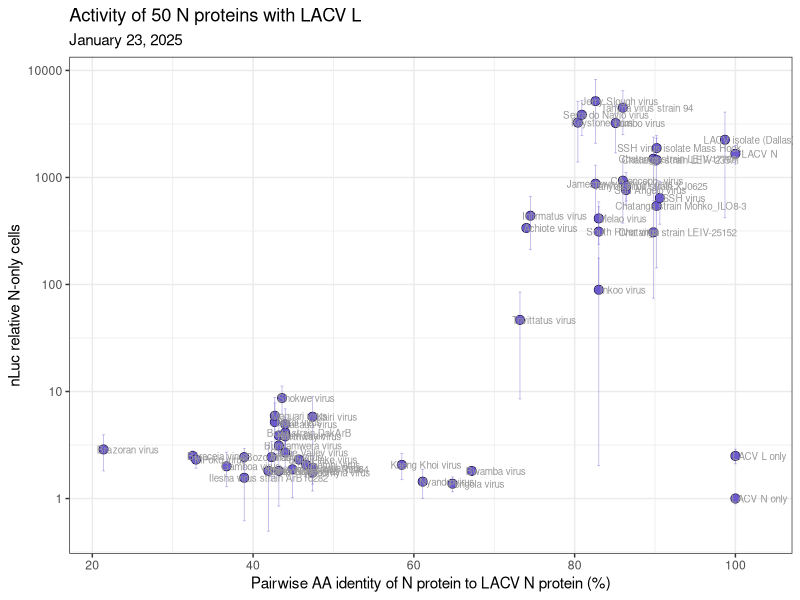
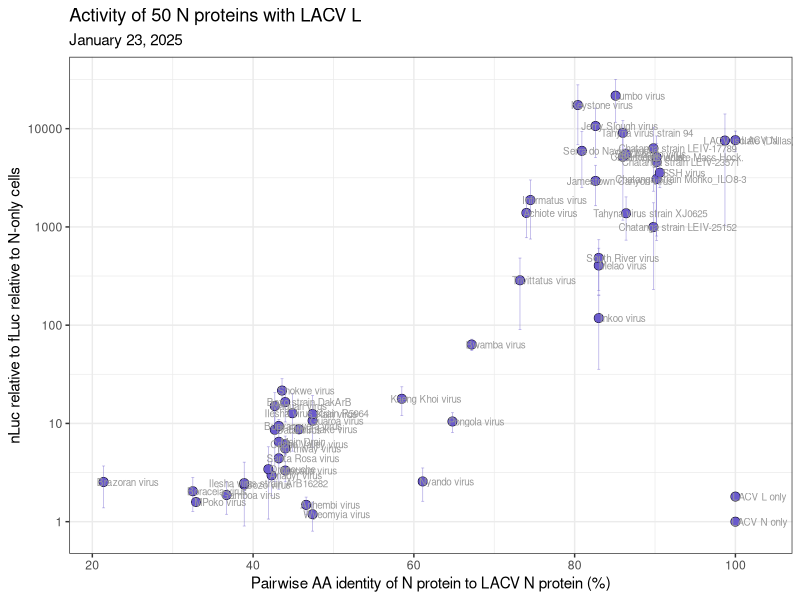
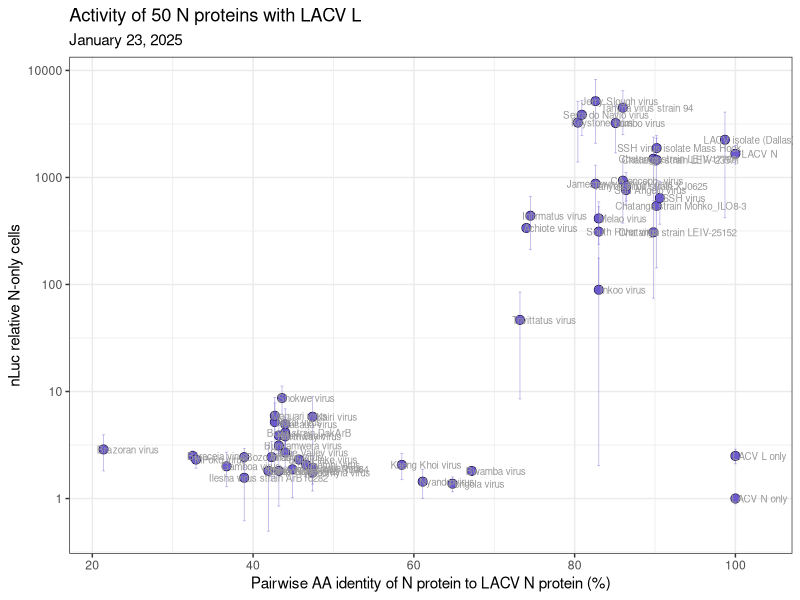
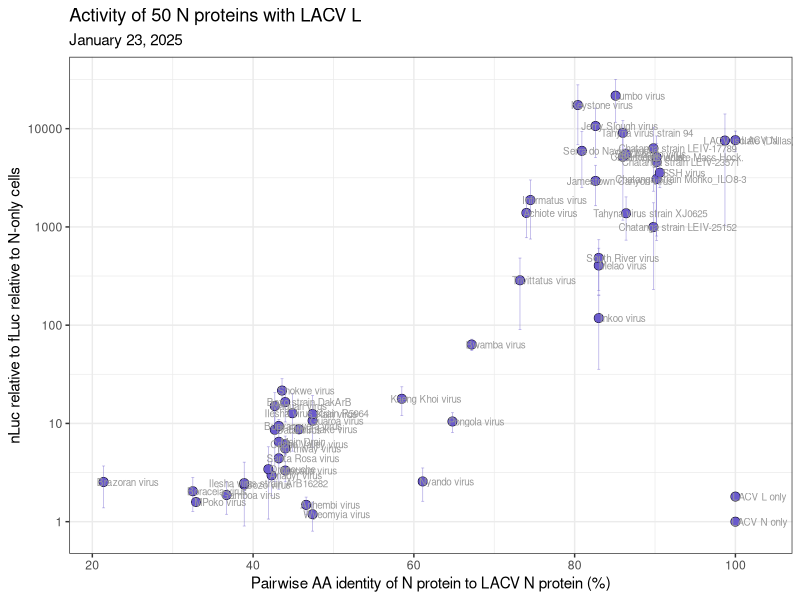

R code for these plots, in order:
library(tidyverse)
library(readxl)
library(patchwork)

df <- read_excel("./2025_01_24_LACV_50N_exp2_tidy.xlsx")

# remove L-only from the data frame and use N-only instead
# df <- df %>% 
#   filter(!(N == "LACV L only"))

# calculate nLuc / fLuc
df <- df %>% mutate(nLuc_rel_fLuc = nLuc / fLuc)

# calculate N-only nLuc
df$bg_nLuc          <- df %>% filter(N == "LACV N only") %>% summarize(bg_nLuc = mean(nLuc)) %>% pull(bg_nLuc)
df$bg_nLuc_rel_fLuc <- df %>% filter(N == "LACV N only") %>% summarize(bg_nLuc_rel_fLuc = mean(nLuc_rel_fLuc)) %>% pull(bg_nLuc_rel_fLuc)

# normalize to N-only
df <- df %>% mutate(nLuc_rel_bg = nLuc / bg_nLuc,
                    nLuc_rel_fLuc_rel_bg = nLuc_rel_fLuc / bg_nLuc_rel_fLuc)

# ---------------------
# activity vs. distance
# ---------------------

# pairwise % identity between GPCs involved
dist_df <- read_excel("../Orthobunya_metadata.xlsx")

df <- left_join(df, dist_df, by=c("N_pMDS" = "pMDS"))

# calculate averages of normalized luminescence
# use double-normalized luminescence values.  
# That is, normalized to both N-only and fLuc
df_norm_avg <- df %>% 
  group_by (N) %>%
  summarize(mean_lum     = mean(nLuc_rel_bg),
            sd_lum       = sd(nLuc_rel_bg),
            mean_rel_lum = mean(nLuc_rel_fLuc_rel_bg),
            sd_rel_lum   = sd(nLuc_rel_fLuc_rel_bg),
            LACV_pct_id  = mean(Pct_ID_LACV_N),
            .groups="drop") 

# save dataframe with mean luminescence and mean relative luminescence
write.csv(df_norm_avg, "LACV_50N_exp2_normalized_relative_luminescence.csv", row.names = FALSE)

# Set y axis min and max values for cases when std_dev > mean, 
# This way, negative values won't be undefined by the log scale in ggplot
yaxis_min <- 1e-1
yaxis_max <- 1e5

# singly normalized luminescence - to N-only
ggplot(df_norm_avg) +
  geom_point(aes(x=LACV_pct_id, y=mean_lum), shape=21, 
             fill="slateblue", color="black", size=3, stroke=0.25) +
  geom_errorbar(aes(x=LACV_pct_id, 
                    ymin = ifelse((mean_lum - sd_lum) < yaxis_min, yaxis_min, mean_lum - sd_lum),
                    ymax = ifelse((mean_lum + sd_lum) > yaxis_max, yaxis_max, mean_lum + sd_lum)),
                linewidth=0.25, alpha=0.5, color="slateblue") + 
  geom_text(aes(x=LACV_pct_id, y=mean_lum, label=N), 
            size=2.5, color="grey60", 
            nudge_x=3, 
            nudge_y=0, 
            check_overlap = F ) +
  xlab("Pairwise AA identity of N protein to LACV N protein (%)") +
  ylab("nLuc relative N-only cells") +
  scale_y_log10() +
  theme_bw()  +
  ggtitle("Activity of 50 N proteins with LACV L", subtitle="January 23, 2025")

# save as PDF
ggsave("2025_02_07_LACV_51N_results_singly_normalized.pdf", units="in", width=10, height=7.5)

# doubly normalized luminescence (normalize to N-only and fLuc)
ggplot(df_norm_avg) +
  geom_point(aes(x=LACV_pct_id, y=mean_rel_lum), shape=21, 
             fill="slateblue", color="black", size=3, stroke=0.25) +
  geom_errorbar(aes(x=LACV_pct_id, 
                    ymin = ifelse((mean_rel_lum - sd_rel_lum) < yaxis_min, yaxis_min, mean_rel_lum - sd_rel_lum),
                    ymax = ifelse((mean_rel_lum + sd_rel_lum) > yaxis_max, yaxis_max, mean_rel_lum + sd_rel_lum)),
                linewidth=0.25, alpha=0.5, color="slateblue") +
  geom_text(aes(x=LACV_pct_id, y=mean_rel_lum, label=N), 
            size=2.5, color="grey60", 
            nudge_x=3, 
            nudge_y=0, 
            check_overlap = F ) +
  xlab("Pairwise AA identity of N protein to LACV N protein (%)") +
  ylab("nLuc relative to fLuc relative to N-only cells") +
  scale_y_log10() +
  theme_bw()  +
  ggtitle("Activity of 50 N proteins with LACV L", subtitle="January 23, 2025")

# save as PDF
ggsave("2025_02_07_LACV_51N_results_doubly_normalized.pdf", units="in", width=10, height=7.5)
